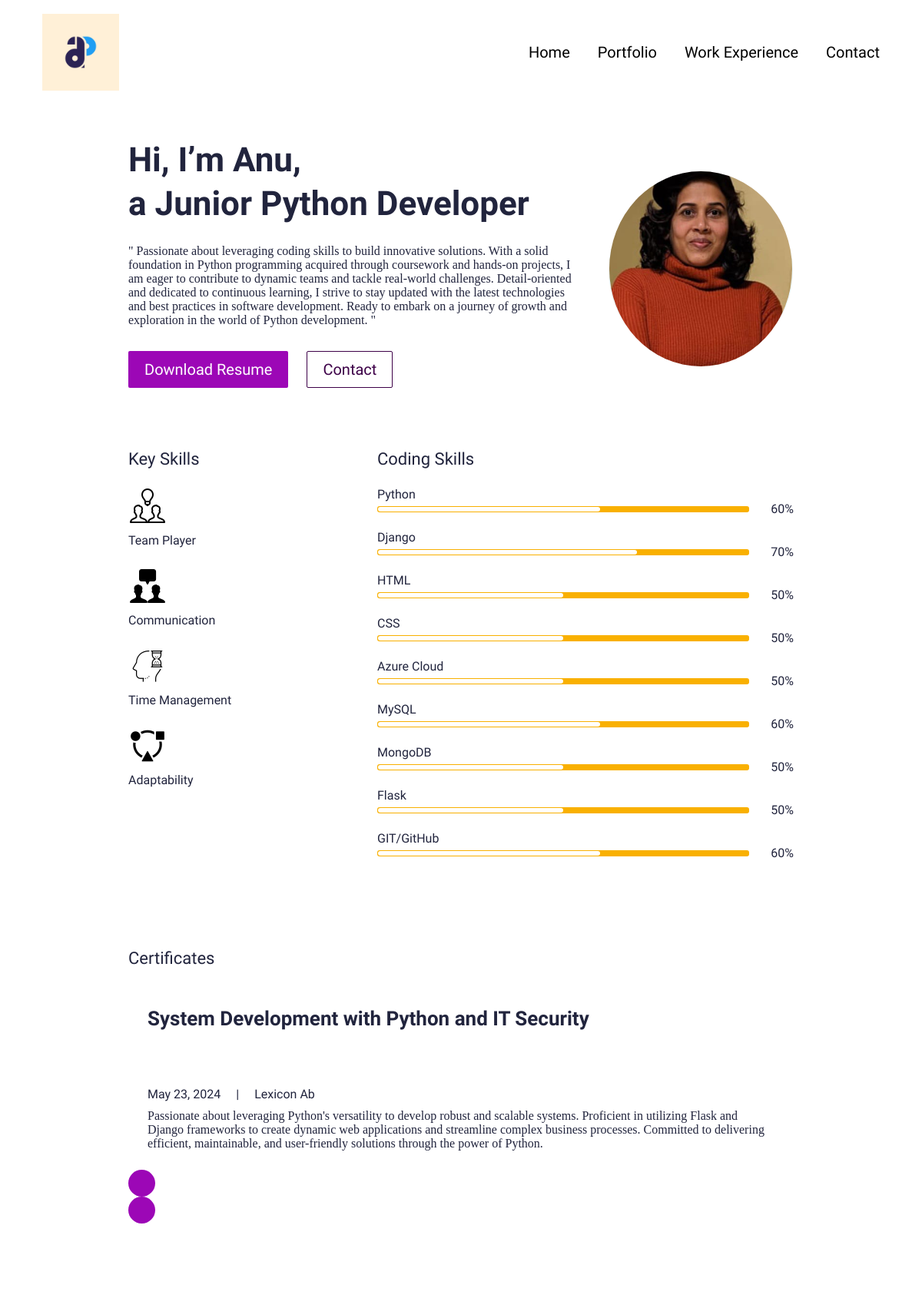
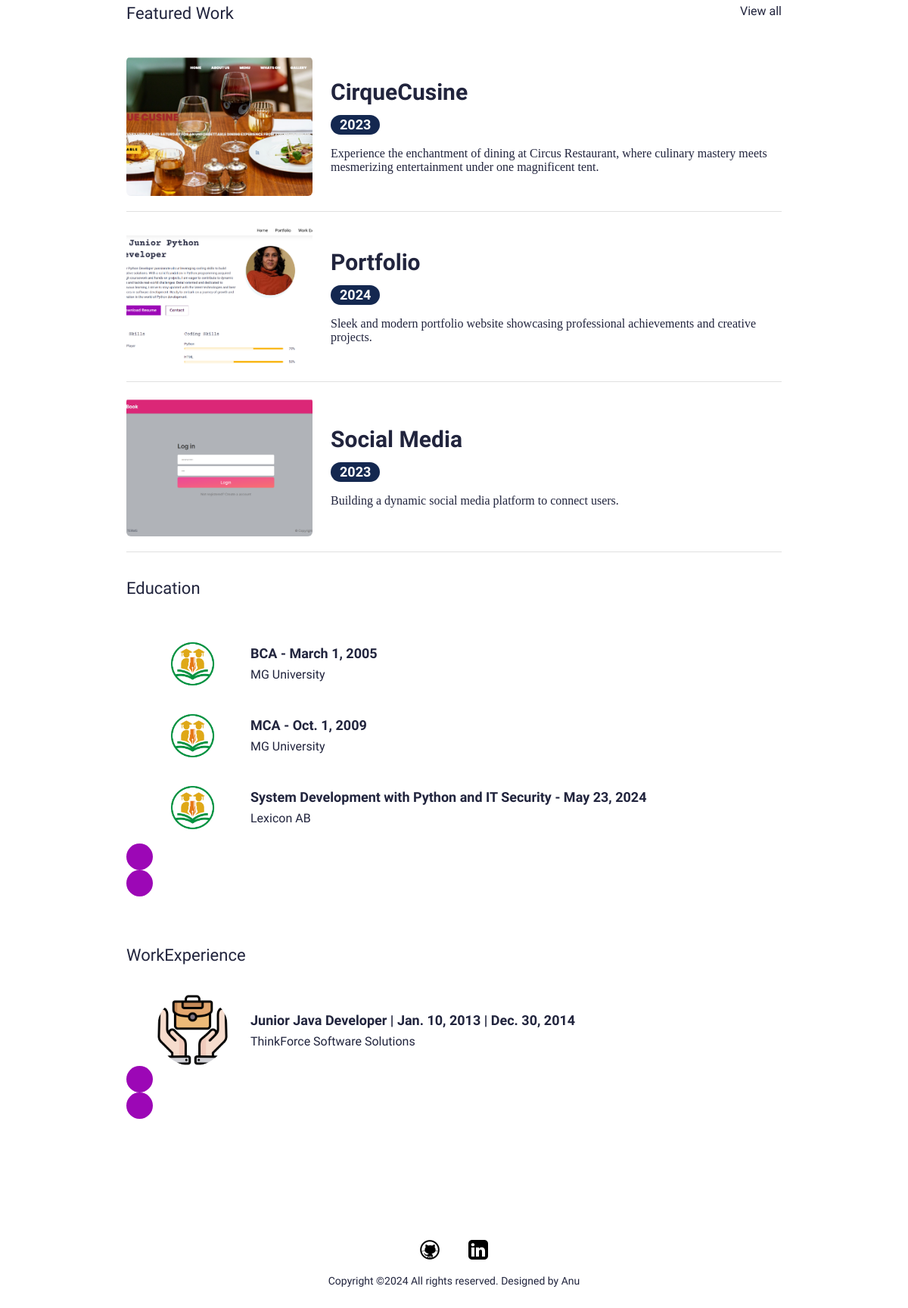
The page / on the database its author committed (2 pictures, top to bottom).
### portfolio_projects/models.py (models this page shows, shortened)
class UserProfile(models.Model):
    class Meta:
        verbose_name_plural = 'User Profiles'
        verbose_name = 'User Profile'
    user = models.OneToOneField(User, on_delete=models.CASCADE)
    avatar = models.ImageField(blank=True, null=True, upload_to="avatar")
    title = models.CharField(max_length=200, blank=True, null=True)
    bio = models.TextField(blank=True, null=True)
    skills = models.ManyToManyField(Skill, blank=True)
    cv = models.FileField(blank=True, null=True, upload_to="cv")

class Skill(models.Model):
    class Meta:
        verbose_name_plural = 'Skills'
        verbose_name = 'Skill'
    name = models.CharField(max_length=20, blank=True, null=True)
    score = models.IntegerField(default=80, blank=True, null=True)
    image = models.FileField(blank=True, null=True, upload_to="skills")
    is_key_skill = models.BooleanField(default=False)

class Certificate(models.Model):
    class Meta:
        verbose_name_plural = 'Certificates'
        verbose_name = 'Certificate'
    date = models.DateTimeField(blank=True, null=True)
    name = models.CharField(max_length=50, blank=True, null=True)
    title = models.CharField(max_length=200, blank=True, null=True)
    description = models.CharField(max_length=500, blank=True, null=True)
    is_active = models.BooleanField(default=True)

class Portfolio(models.Model):
    class Meta:
        verbose_name_plural = 'Portfolio Profiles'
        verbose_name = 'Portfolio'
        ordering = ["name"]
    date = models.DateTimeField(blank=True, null=True)
    name = models.CharField(max_length=200, blank=True, null=True)
    description = models.CharField(max_length=500, blank=True, null=True)
    body = RichTextField(blank=True, null=True)
    image = models.ImageField(blank=True, null=True, upload_to="portfolio")
    git_link = models.URLField(blank=True, null=True)
    technology = models.ManyToManyField(Technology)
    slug = models.SlugField(null=True, blank=True)
    is_active = models.BooleanField(default=True)

class Education(models.Model):
    degree = models.CharField(max_length=100)
    institution = models.CharField(max_length=500)
    graduation_year = models.DateField()
    is_active = models.BooleanField(default=True)

class Workexperience(models.Model):
    job_title = models.CharField(max_length=100)
    company = models.CharField(max_length=150)
    start_date = models.DateField()
    end_date = models.DateField(null=True, blank=True)
    description = models.TextField()
    is_active = models.BooleanField(default=True)

### portfolio_projects/views.py (the view)
# urls.py: path('', views.IndexView.as_view(), name="home"),
class  IndexView(generic.TemplateView):
    template_name = "portfolio_projects/index.html"
    def get_context_data(self, **kwargs):
        context = super().get_context_data(**kwargs)
        certificates = Certificate.objects.filter(is_active=True)
        portfolios = Portfolio.objects.filter(is_active=True)
        education = Education.objects.filter(is_active=True)
        experience = Workexperience.objects.filter(is_active=True)
        technologies = Technology.objects.all()
        context["certificates"] = certificates
        context["portfolio"] = portfolios
        context["education"] = education
        context["experience"] = experience
        return context

### my_portfolio/context_processors.py (called while the page is built)
def project_context(request):
	context = {
		'me': User.objects.first(),
	}
	return context

### portfolio_projects/templates/portfolio_projects/index.html (shortened to what this page needs)
{% extends 'portfolio_projects/base.html' %}
{% load static %}
{% block content %}
<section>
  <div class="bannerSection">
    <div class="container">
      <div class="row g-4 g-md-3  align-items-center">
        <div class="col-md-auto order-md-last">
          <div class="bannerUserImg">
            <img src="{{me.userprofile.avatar.url}}" alt="{{me.first_name|title}} {{me.last_name|title}} avatar">
          </div>
        </div>
        <div class="col-md">
          <div class="bannerContent">
            <h1 class="xlTitle pb-3">Hi, I’m {{me.first_name|title}}, <br> a {{me.userprofile.title}} </br></h1>
            <p style="font-family: cursive;">{{me.userprofile.bio}}</p>
            <div class="bannerBtnCol">
              <div class="row">
                <div class="col-auto">
                  <a download href="{{me.userprofile.cv.url}}" class="btn btnPrimary">Download Resume</a>
                </div>
                <div class="col-auto">
                  <a href="{% url 'portfolio_projects:contact' %}" class="btn btnOutline">Contact</a>
                </div>
              </div>
            </div>
          </div>
        </div>
      </div>
    </div>
  </div>
</section>
<section>
  <div class="sectionSpace pt-0">
    <div class="container">
      <div class="row">
        <div class="col-md-auto">
          <div class="keySkillCol">
            <h4 class="smTitle pb-3">Key Skills</h4>
            {% for sk in me.userprofile.skills.all %}
            {% if sk.is_key_skill %}
            <div class="keySkillCard">
              {% if sk.image %}
              <div class="ksIconCol">
                <img src="{{sk.image.url}}" alt="...">
              </div>
              {% endif %}
              <span class="ksText">{{sk.name}}</span>
            </div>
            {% endif %}
            {% endfor %}
          </div>
        </div>
        <div class="col-md">
          <h4 class="smTitle pb-3">Coding Skills</h4>
          <div class="progressCol">
            <div class="progressCard">
              {% for sk in me.userprofile.skills.all %}
              {% if not sk.is_key_skill %}
              <div class="progressCol">
                <span class="progressLbl">{{sk.name}}</span>
                <div class="row g-2 align-items-center">
                  <div class="col">
                    <div class="progress progressStyle">
                      <div class="progress-bar" role="progressbar" style="width: {{sk.score}}%" aria-valuenow="{{sk.score}}" aria-valuemin="0" aria-valuemax="100"></div>
                    </div>
                  </div>
                  <div class="col-auto">
                    <span class="pLbl">{{sk.score}}%</span>
                  </div>
                </div>
              </div>
              {% endif %}
              {% endfor %}
            </div>
          </div>
        </div>
      </div>
    </div>
  </div>
</section>
<section>
  <div class="sectionSpaceSm ">
    <div class="container">
      <div class="row pb-3">
        <div class="col">
          <h4 class="smText regular">Certificates</h4>
        </div>
      </div>
      <div class="sliderOuter">
        <div class="swiper certificatesSlider">
          <div class="swiper-wrapper">
            {% for c in certificates %}
            {% if c.is_active %}
            <div class="swiper-slide">
              <div class="cardStyle1">
                <h4 class="mdTitle cs1Title">
                  <a href="javascript:void(0)">{{c.title}}</a>
                </h4>
                <ul class="cardOptionCol">
                  <li>{{c.date.date}}</li>
                  <li>{{c.name|title}}</li>
                </ul>
                <p style="font-family: cursive;">{{c.description}}</p>
              </div>
            </div>
            {% endif %}
            {% endfor %}
          </div>
        </div>
        <div class="cert-swiper-button-next swiper-button-next swiperBtnStyle"></div>
        <div class="cert-swiper-button-prev swiper-button-prev swiperBtnStyle"></div>
      </div>
    </div>
  </div>
</section>
<section>
  <div class="sectionSpace">
    <div class="container">
      <div class="portfolioCol">
        <div class="row pb-3">
          <div class="col">
            <h4 class="smText regular">Featured Work</h4>
          </div>
          <div class="col-auto">
            <a href="{% url 'portfolio_projects:portfolios' %}" class="simpleLink">View all</a>
          </div>
        </div>
        {% for p in portfolio %}
        {% if p.is_active %}
        <div class="portfolioCard">
          <div class="row g-4 align-items-center">
            <div class="col-md-auto">
              <div class="portfolioImgCol">
                <a href="{% url 'portfolio_projects:portfolio' slug=p.slug %}"><img src="{{p.image.url}}" alt="..."></a>
              </div>
            </div>
            <div class="col-md">
              <div class="portfolioContentCol">
                <h4 class="lgTitle"><a href="{% url 'portfolio_projects:portfolio' slug=p.slug %}">{{p.name}}</a></h4>
                <ul class="portfolioOption">
                  <li><span class="dateLbl">{{p.date.year}}</span></li>
                </ul>
                <p style="font-family: cursive;">{{p.description}}</p>
              </div>
            </div>
          </div>
        </div>
        {% endif %}
        {% endfor %}
      </div>
      <div class="testimonialCol">
        <h4 class="smText regular d-block">Education</h4>
        <div class="testimonialSlider">
          <div class="swiper testimonialSwiper">
            <div class="swiper-wrapper">
              {% for t in education %}
              {% if t.is_active %}
              <div class="swiper-slide">
                <div class="testimonialCard">
                  <div class="row align-items-center">
                    <div class="col-sm-auto">
                      <div class="tImgCol">
                        <img src="{% static 'images/—Pngtree—education logo_4136741.png' %}" alt="...">
                      </div>
                    </div>
                    <div class="col-sm">
                      <div class="tContentCol">
                        <h4 class="xsTitle bold">{{t.degree}} - {{t.graduation_year}}</h4>
                        <p>{{t.institution}}</p>
                      </div>
                    </div>
                  </div>
                </div>
              </div>
              {% endif %}
              {% endfor %}
            </div>
            <div class="test-swiper-button-next swiper-button-next swiperBtnStyle"></div>
            <div class="test-swiper-button-prev swiper-button-prev swiperBtnStyle"></div>
          </div>
        </div>
      </div>
      <div class="testimonialCol">
        <h4 class="smText regular d-block">WorkExperience</h4>
        <div class="testimonialSlider">
          <div class="swiper testimonialSwiper">
            <div class="swiper-wrapper">
              {% for b in experience %}
              {% if b.is_active %}
              <div class="swiper-slide">
                <div class="testimonialCard">
                  <div class="row align-items-center">
                    <div class="col-sm-auto">
                      <div class="tImgCol">
                        <img src="{% static 'images/employment.png' %}" alt="...">
                      </div>
                    </div>
                    <div class="col-sm">
                      <div class="tContentCol">
                        <h4 class="xsTitle bold">{{b.job_title}} | {{b.start_date}} | {{b.end_date}}</h4>
                        <p>{{b.company}}</p>
                      </div>
                    </div>
                  </div>
                </div>
              </div>
              {% endif %}
              {% endfor %}
            </div>
            <div class="test-swiper-button-next swiper-button-next swiperBtnStyle"></div>
            <div class="test-swiper-button-prev swiper-button-prev swiperBtnStyle"></div>
          </div>
        </div>
      </div>
    </div>
  </div>
</section>
{% endblock %}

### portfolio_projects/templates/portfolio_projects/base.html (shortened to what this page needs)
{% load static %}
<!doctype html>
<html lang="en">
  <head>
    <link href="{% static 'css/bootstrap.min.css' %}" rel="stylesheet">
    <link rel="stylesheet" href="https://unpkg.com/swiper@7.0.5/swiper-bundle.min.css">
    <link href="{% static 'css/style.css' %}" rel="stylesheet">
  </head>
  <body>
    {% include 'portfolio_projects/partials/nav.html' %}
    {% block content %}
    {% endblock %}
    {% include 'portfolio_projects/partials/footer.html' %}
  </body>
</html>

### portfolio_projects/templates/portfolio_projects/partials/nav.html (shortened to what this page needs)
{% load static %}
<header>
    <div class="headerCol">
    <div class="container-fluid">
        <div class="row align-items-center">
        <div class="col-auto">
            <div class="logoCol"><a href="{% url 'portfolio_projects:home' %}"><img src="{% static 'images/8665273.jpg' %}" alt="..." class="logo-icon"></a></div>        </div>
        <div class="col">
            <div class="navCollapseCol">
            <div class="navCol">
                <ul>
                <li><a href="{%url 'portfolio_projects:home'%}">Home</a></li>
                <li><a href="{%url 'portfolio_projects:portfolios' %}">Portfolio</a></li>
                <li><a href="{% url 'portfolio_projects:experience' %}">Work Experience</a></li>
                <li><a href="{%url 'portfolio_projects:contact'%}">Contact</a></li>
                </ul>
            </div>
            </div>
        </div>
        </div>
    </div>
    </div>
</header>

### portfolio_projects/templates/portfolio_projects/partials/footer.html
{% load static %}
<footer>
    <div class="footerCol">
    <div class="container">
        <ul class="socialCol">
        <li><a href="https://github.com/anusree-pillai"><img src="{% static 'images/icons8-github-26.png' %}" alt="..."></a></li>
        <li><a href="https://www.linkedin.com/in/anu-pillai-2a5645295"><img src="{% static 'images/icons8-linkedin-26.png' %}" alt="..."></a></li>
    </ul>
        <div class="copyrightCol">
        <p>Copyright ©{% now 'Y' %} All rights reserved. Designed by <a href="" target="_blank">Anu </a></p>
        </div>
    </div>
    </div>
</footer>

### portfolio_projects/templates/portfolio_projects/partials/nav.html (style rules this page uses)
.logo-icon { width: 100px; height: auto; }

### rows shown on the page
Skill: image (picture), name "Team Player"
Skill: image (picture), name "Communication"
Skill: image (picture), name "Time Management"
Skill: image (picture), name "Adaptability"
Skill: name "Python", score "60"
Skill: name "Django", score "70"
Skill: name "HTML", score "50"
Skill: name "CSS", score "50"
Skill: name "Azure Cloud", score "50"
Skill: name "MySQL", score "60"
Skill: name "MongoDB", score "50"
Skill: name "Flask", score "50"
Skill: name "GIT/GitHub", score "60"
Certificate: title "System Development with Python and IT Security", date "May 23, 2024", name "Lexicon Ab", description "Passionate about leveraging Python's versatility to develop robust and scalable systems. Proficient in utilizing Flask and Django frameworks to create dynamic web applications and streamline complex business processes. Committed to delivering efficient, maintainable, and user-friendly solutions through the power of Python."
Portfolio: image (picture), name "CirqueCusine", date.year "2023", description "Experience the enchantment of dining at Circus Restaurant, where culinary mastery meets mesmerizing entertainment under one magnificent tent."
Portfolio: image (picture), name "Portfolio", date.year "2024", description "Sleek and modern portfolio website showcasing professional achievements and creative projects."
Portfolio: image (picture), name "Social Media", date.year "2023", description "Building a dynamic social media platform to connect users."
Education: is_active True (drawn), degree "BCA", graduation_year "March 1, 2005", institution "MG University"
Education: is_active True (drawn), degree "MCA", graduation_year "Oct. 1, 2009", institution "MG University"
Education: is_active True (drawn), degree "System Development with Python and IT Security", graduation_year "May 23, 2024", institution "Lexicon AB"
Workexperience: is_active True (drawn), job_title "Junior Java Developer", start_date "Jan. 10, 2013", end_date "Dec. 30, 2014", company "ThinkForce Software Solutions"

### other values the page prints
{{ me.first_name|title }} "Anu"
{{ me.userprofile.title }} "Junior Python Developer"
